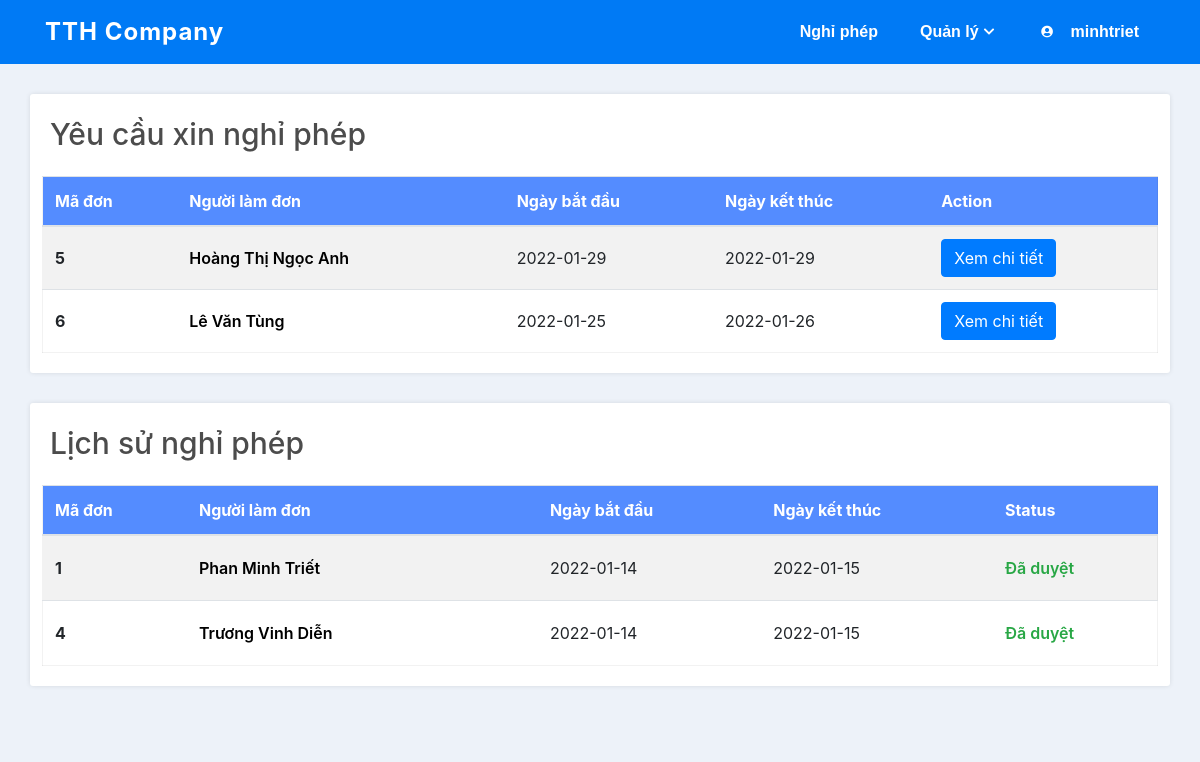
Screenshot of /view/Absence/AbsenceManagement.php (signed in) with the database file from the repository.
### tables this page shows
CREATE TABLE `ABSENCE` (
  `absence_id` int NOT NULL,
  `nguoi_tao_id` int DEFAULT NULL,
  `nguoi_duyet_id` int DEFAULT NULL,
  `status` int DEFAULT '0',
  `file` varchar(255) DEFAULT NULL,
  `ngay_bat_dau` date NOT NULL,
  `ngay_ket_thuc` date NOT NULL,
  `ly_do` varchar(255) NOT NULL,
  `ngay_duyet` date DEFAULT NULL,
  `created_on` date NOT NULL DEFAULT (cast(now() as date))
);

CREATE TABLE `USERS` (
  `user_id` int NOT NULL,
  `user_name` varchar(20) NOT NULL,
  `password` varchar(255) NOT NULL,
  `user_role` varchar(15) NOT NULL,
  `ho_ten` varchar(100) DEFAULT NULL,
  `gioi_tinh` varchar(3) DEFAULT NULL,
  `ngay_sinh` date DEFAULT NULL,
  `sdt` varchar(10) DEFAULT NULL,
  `anh_dai_dien` varchar(255) DEFAULT NULL,
  `active` tinyint(1) DEFAULT '1',
  `so_absence_max` int DEFAULT NULL,
  `phong_ban_id` int DEFAULT NULL,
  `status` int DEFAULT NULL
);

### www/utils.php (called while the page is built, shortened)
<?php
    function connection(){
        $host = 'mysql-server';
        $user = 'root';
        $pass = 'root';
        $db = 'QUANLYPHONGBAN';
        $conn = new mysqli($host, $user, $pass, $db);
        $conn->set_charset("utf8");
       return $conn;
    }
    function _get_current_user_id(){
        $conn = connection();
        $stmt = $conn->prepare("SELECT `USERS`.`user_id`FROM `USERS`WHERE `USERS`.`user_name` = ?");
        $stmt->bind_param("s", $user_name);
        $stmt->execute();
        $result = $stmt->get_result();
        $user_info = $result->fetch_assoc();
        return $user_info['user_id'];
    }
    function _get_current_user_department_id(){
        $conn = connection();
        $stmt = $conn->prepare("SELECT `USERS`.`phong_ban_id`FROM `USERS`WHERE `USERS`.`user_name` = ?");
        $stmt->bind_param("s", $user_name);
        $user_name = $_SESSION["username"];
        $stmt->execute();
        $result = $stmt->get_result();
        $user_info = $result->fetch_assoc();
        return $user_info['phong_ban_id'];
    }
    function _check_giam_doc(){
        $conn = connection();
        $stmt = $conn->prepare("SELECT * FROM `USERS` WHERE user_name = ?");
        $stmt->bind_param("s", $user_name);
        $user_name = $_SESSION['username'];
        $stmt->execute();
        $result = $stmt->get_result();
        $user_info = $result->fetch_assoc();
        return $user_info['user_role'] == 'Giám đốc';
    }
?>

### www/api/Absence/AbsenceGet.api.php (called while the page is built, shortened)
<?php
    function _get_list_waiting_absence_of_deparment($p_department_id) {
        $conn = connection();
        $stmt = $conn->prepare("SELECT `ABSENCE`.*, `USERS`.`ho_ten` FROM `ABSENCE`,`USERS` WHERE `USERS`.`phong_ban_id` = ? and `ABSENCE`.`nguoi_tao_id` = `USERS`.`user_id`  and `ABSENCE`.`status` = 0 and `USERS`.`user_id` != ? order by `ABSENCE`.`created_on` desc");
        $stmt->bind_param("ss", $p_department_id, $current_user_id);
        $current_user_id = _get_current_user_id();
        $stmt->execute();
        $list_waiting_absences = $stmt->get_result();
        return $list_waiting_absences;
    }
    function _get_list_proccessed_absence_of_deparment($p_department_id) {
        $conn = connection();
        $stmt = $conn->prepare("SELECT `ABSENCE`.*, `USERS`.`ho_ten` FROM `ABSENCE`,`USERS` WHERE `USERS`.`phong_ban_id` = ?  and `ABSENCE`.`nguoi_tao_id` = `USERS`.`user_id`  and `ABSENCE`.`status` != 0 order by `ABSENCE`.`created_on` desc");
        $stmt->bind_param("s", $p_department_id);
        $stmt->execute();
        $list_waiting_absences = $stmt->get_result();
        return $list_waiting_absences;
    }
?>

### www/view/Absence/AbsenceManagement.php (the view, shortened to what this page needs)
<?php
    require("../../utils.php");
    require_once("../../api/Absence/AbsenceGet.api.php");
?>
<!DOCTYPE html>
<html lang="en">
<head>
    <link rel="stylesheet" href="https://maxcdn.bootstrapcdn.com/bootstrap/4.5.2/css/bootstrap.min.css">
    <link rel="stylesheet" href="/style.css">
    <link rel="stylesheet" href="https://maxcdn.bootstrapcdn.com/font-awesome/4.4.0/css/font-awesome.min.css">
    <link rel="stylesheet" href="https://cdnjs.cloudflare.com/ajax/libs/normalize/8.0.1/normalize.min.css">
    <link rel="stylesheet" href="https://cdnjs.cloudflare.com/ajax/libs/font-awesome/5.15.4/css/all.min.css">
</head>
<body>
    <?php
        require("../../view/Common/Header.php");
    ?>
    <div class="body-layout">
        <div class="container mb-5">
            <div class="row absence-request">
                <h2 class="absence-request-heading mb-3">Yêu cầu xin nghỉ phép</h2>
                <div class="table-wrapper table-no-scroll">
                    <table class="absence-list table table-hover table-striped">
                        <thead class="table-header">
                            <tr>
                                <th scope="col" class="absence-number">Mã đơn</th>
                                <th scope="col" class="absence-creator">Người làm đơn</th>
                                <th scope="col" class="absence-date">Ngày bắt đầu</th>
                                <th scope="col" class="absence-date">Ngày kết thúc</th>
                                <th scope="col">Action</th>
                            </tr>
                        </thead>
                        <tbody>
                            <?php
                                if(_check_giam_doc()){
                                    $waiting_absences = _get_list_waiting_absence_of_manager();
                                }else{
                                    $current_user_department_id = _get_current_user_department_id();
                                    $waiting_absences = _get_list_waiting_absence_of_deparment($current_user_department_id);
                                }
                                if ($waiting_absences->num_rows > 0) {
                                    while ($absence =  $waiting_absences->fetch_assoc()) {
                            ?>
                                <tr class="absence-item">
                                    <td><b><?php echo $absence['absence_id'] ?></b></td>
                                    <td class="absence-request-creator"><a href="/view/User/UserDetail.php?user_id=<?php echo $absence['nguoi_tao_id'] ?>"><?php echo $absence['ho_ten'] ?></a></td>
                                    <td class="date_format"><?php echo $absence['ngay_bat_dau'] ?></td>
                                    <td class="date_format"><?php echo $absence['ngay_ket_thuc'] ?></td>
                                    <td class="absence-request-action">
                                        <button type="button" class="btn btn-primary absence-view-detail-btn" data-toggle="modal" data-target="#absenceRequestDetailModal" id="view_detail_btn"
                                            asignee="<?php echo $absence['ho_ten'] ?>"
                                            start="<?php echo $absence['ngay_bat_dau'] ?>"
                                            end="<?php echo $absence['ngay_ket_thuc'] ?>"
                                            reason="<?php echo $absence['ly_do'] ?>"
                                            abs_id="<?php echo $absence['absence_id'] ?>"
                                            file="<?php echo $absence['file'] ?>"
                                        >
                                            Xem chi tiết
                                        </button>
                                    </td>
                                </tr>
                            <?php
                                    }
                                }else{
                                    echo '<tr><td colspan="5" rowspan="2" class="text-center py-5 table-alert"><div><i class="fas fa-exclamation"></i></div>Hiện tại không có đơn xin nghỉ phép nào cần duyệt</td></tr>';
                                }
                            ?>
                        </tbody>
                    </table>
                </div>
            </div>
            <div class="row absence-history">
                <h2 class="absence-heading mb-3">Lịch sử nghỉ phép</h2>
                <div class="table-wrapper table-no-scroll">
                    <table class="absence-list table table-hover table-striped">
                        <thead class="table-header">
                            <tr>
                                <th scope="col" class="absence-number">Mã đơn</th>
                                <th scope="col" class="absence-creator">Người làm đơn</th>
                                <th scope="col" class="absence-date">Ngày bắt đầu</th>
                                <th scope="col" class="absence-date">Ngày kết thúc</th>
                                <th scope="col">Status</th>
                            </tr>
                        </thead>
                        <tbody>
                        <?php
                                if(_check_giam_doc()){
                                    $proccessed_absences = _get_list_proccessed_absence_of_manager();
                                }else{
                                    $current_user_department_id = _get_current_user_department_id();
                                    $proccessed_absences = _get_list_proccessed_absence_of_deparment($current_user_department_id);
                                }
                                if ($proccessed_absences->num_rows > 0) {
                                    while ($absence =  $proccessed_absences->fetch_assoc()) {
                            ?>
                                <tr class="absence-item">
                                    <td><b><?php echo $absence['absence_id'] ?></b></td>
                                    <td class="absence-request-creator"><a href="/view/User/UserDetail.php?user_id=<?php echo $absence['nguoi_tao_id'] ?>"><?php echo $absence['ho_ten'] ?></a></td>
                                    <td class="date_format"><?php echo $absence['ngay_bat_dau'] ?></td>
                                    <td class="date_format"><?php echo $absence['ngay_ket_thuc'] ?></td>
                                    <?php
                                        if($absence['status'] == 1){
                                            echo'<td class="absence-state absence-approved">Đã duyệt</td>';
                                        }
                                    ?>
                                </tr>
                            <?php
                                    }
                                }else{
                                    echo '<tr><td colspan=5 class="text-center table-alert py-5"><div><i class="fas fa-exclamation"></i></div>Chưa có đơn nào được duyệt </td></tr>';
                                }
                            ?>
                        </tbody>
                    </table>
                </div>
            </div>
        </div>
    </div>
</body>
</html>

### www/style.css (style rules this page uses)
:root { --bg-color: rgb(237, 242, 249); --grey-color: #b6b6b6; --blue-color: hsl(210, 100%, 48%); --blue-sub-color: hsl(210, 100%, 68%); --black-color: rgba(0, 0, 0, 0.85); --green-color: rgb(40, 167, 69); --red-color: #F90716; --warning-color: rgb(238, 92, 34); --in-progress-color: rgb(28, 214, 59); --task-detail-text: #42526e; --task-name-color: #1e3055; --sub-purple-colr: #9595e0; }
a { text-decoration: none; color: #67b0d1; }
body { overflow-x: hidden; background: var(--bg-color); }
.body-layout { display: flex; width: 100%; padding: 0 !important; margin: 0 !important; overflow-x: hidden; background: var(--bg-color); }
.table-wrapper { width: 100%; background-color: rgba(255, 255, 255, 0.233); }
.table-wrapper table { margin-bottom: 0; }
.table-wrapper .table-header { background-color: #548CFF; color: white; }
.absence-request, .absence-history { margin-top: 30px; background-color: #fff; padding: 14px 12px 20px 12px; border-radius: 3px; box-shadow: 0 0 5px rgb(0 0 0 / 10%); }
.absence-history .absence-item { line-height: 40px; }
.absence-item .absence-request-creator { font-weight: 600; }
.absence-item .absence-request-creator a { color: #000; }
.absence-history .absence-heading { color: rgb(76 76 76); font-size: 30px; padding: 8px; }
.absence-history .absence-item .absence-state { font-weight: 600; }
.absence-history .absence-item .absence-approved { color: var(--green-color); }
.absence-list { border: 1px solid rgba(0,0,0,.05); }
.absence-request .absence-request-heading { color: rgb(76 76 76); font-size: 30px; padding: 8px; }
.absence-request .absence-number, .absence-history .absence-number { min-width: 53px; }
.absence-request .absence-creator, .absence-history .absence-creator { min-width: 200px; }
.absence-request .absence-date, .absence-history .absence-date { min-width: auto; }
.table td, th { vertical-align: middle !important; }

### rows the page displays
absence: absence_id "5", nguoi_tao.ho_ten "Hoàng Thị Ngọc Anh", ngay_bat_dau "2022-01-29", ngay_ket_thuc "2022-01-29"
absence: absence_id "6", nguoi_tao.ho_ten "Lê Văn Tùng", ngay_bat_dau "2022-01-25", ngay_ket_thuc "2022-01-26"
absence: absence_id "1", nguoi_tao.ho_ten "Phan Minh Triết", ngay_bat_dau "2022-01-14", ngay_ket_thuc "2022-01-15", status "Đã duyệt"
absence: absence_id "4", nguoi_tao.ho_ten "Trương Vinh Diễn", ngay_bat_dau "2022-01-14", ngay_ket_thuc "2022-01-15", status "Đã duyệt"

### other values shown
$_SESSION["username"] "minhtriet"
